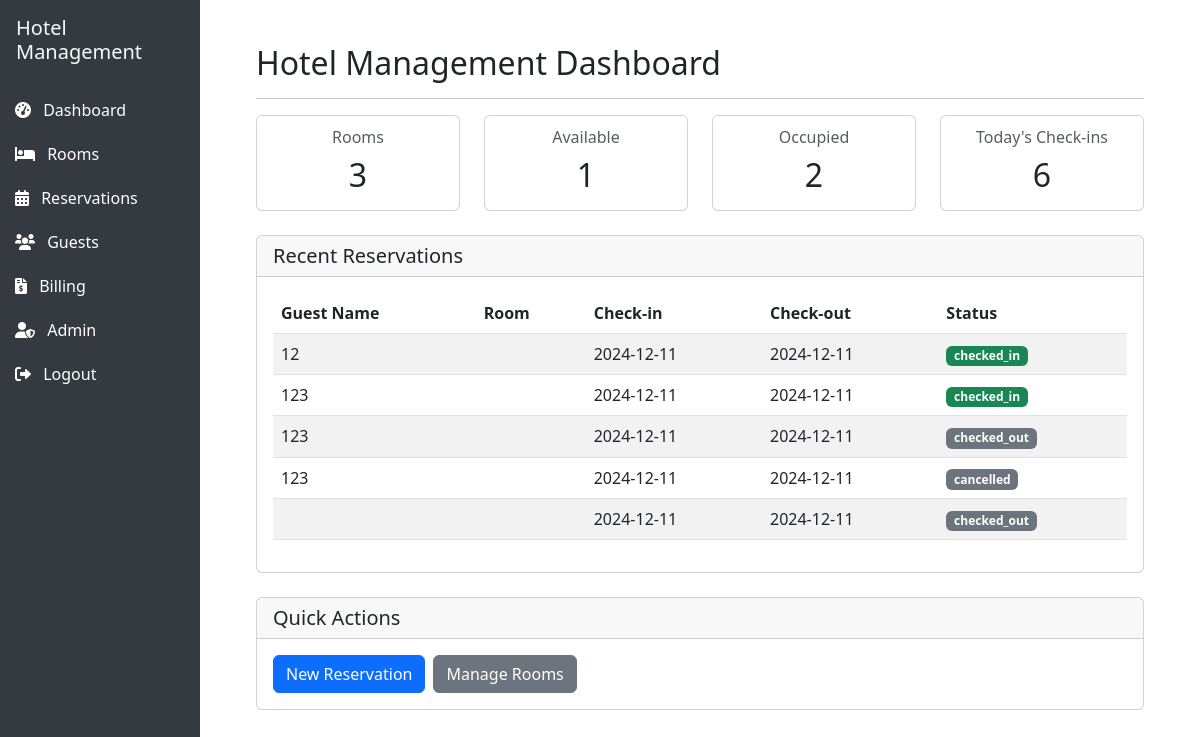
Page /dashboard (signed in) on the earlier database version.
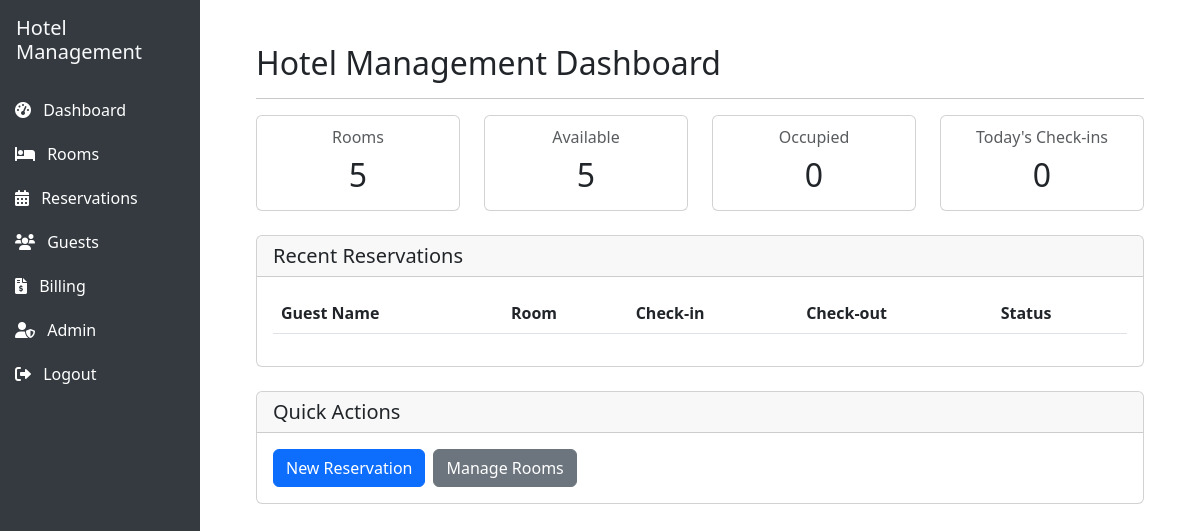
Same page on the later database version.
### models.py (models this page shows, shortened)
class Reservation(db.Model):
    id: Mapped[int] = mapped_column(primary_key=True)
    guest_name: Mapped[str] = mapped_column(nullable=False)
    guest_email: Mapped[Optional[str]] = mapped_column()
    guest_phone: Mapped[Optional[str]] = mapped_column()
    guest_address: Mapped[Optional[str]] = mapped_column()
    id_type: Mapped[Optional[str]] = mapped_column()
    id_number: Mapped[Optional[str]] = mapped_column()
    room_id: Mapped[int] = mapped_column(db.ForeignKey('room.id'), nullable=False)
    check_in: Mapped[datetime] = mapped_column(nullable=False)
    check_out: Mapped[datetime] = mapped_column(nullable=False)
    actual_check_in: Mapped[Optional[datetime]] = mapped_column()
    actual_check_out: Mapped[Optional[datetime]] = mapped_column()
    status: Mapped[str] = mapped_column(default='reserved')
    total_amount: Mapped[float] = mapped_column(nullable=False, default=0.0)
    created_at: Mapped[datetime] = mapped_column(default=datetime.utcnow)
    updated_at: Mapped[datetime] = mapped_column(default=datetime.utcnow, onupdate=datetime.utcnow)
    special_requests: Mapped[Optional[str]] = mapped_column()
    number_of_guests: Mapped[int] = mapped_column(default=1)
    booking_source: Mapped[str] = mapped_column(default='direct')
    booking_notes: Mapped[Optional[str]] = mapped_column()
    is_ota_booking: Mapped[bool] = mapped_column(default=False)
    room: Mapped["Room"] = relationship(back_populates="reservations")
    payments: Mapped[List["Payment"]] = relationship(back_populates="reservation")
    ota_reservation: Mapped[Optional["OTAReservation"]] = relationship(back_populates="reservation", uselist=False)

### app.py (the view)
@app.route('/dashboard')
@login_required
def dashboard():
    try:
        total_rooms = Room.query.count()
        available_rooms = Room.query.filter_by(status='available').count()
        occupied_rooms = Room.query.filter_by(status='occupied').count()
        today = datetime.now().date()
        todays_checkins = Reservation.query.filter(
            func.date(Reservation.check_in) == today
        ).count()
        recent_reservations = Reservation.query.order_by(
            Reservation.id.desc()
        ).limit(5).all()
        return render_template('dashboard.html',
            total_rooms=total_rooms,
            available_rooms=available_rooms,
            occupied_rooms=occupied_rooms,
            todays_checkins=todays_checkins,
            recent_reservations=recent_reservations
        )
    except Exception as e:
        print(f"Dashboard error: {str(e)}")
        return render_template('dashboard.html',
            total_rooms=0,
            available_rooms=0,
            occupied_rooms=0,
            todays_checkins=0,
            recent_reservations=[]
        )

### app.py (called while the page is built)
@login_manager.user_loader
def load_user(user_id):
    return User.query.get(int(user_id))

### templates/dashboard.html (shortened to what this page needs)
{% extends "base.html" %}
{% block content %}
<div class="container-fluid p-4">
    <div class="row">
        <div class="col-12">
            <h2>Hotel Management Dashboard</h2>
            <hr>
        </div>
    </div>
    <div class="row mb-4">
        <div class="col-md-3">
            <div class="card">
                <div class="card-body text-center">
                    <h6 class="card-subtitle mb-2 text-muted">Rooms</h6>
                    <h2 class="card-title mb-0">{{ total_rooms }}</h2>
                </div>
            </div>
        </div>
        <div class="col-md-3">
            <div class="card">
                <div class="card-body text-center">
                    <h6 class="card-subtitle mb-2 text-muted">Available</h6>
                    <h2 class="card-title mb-0">{{ available_rooms }}</h2>
                </div>
            </div>
        </div>
        <div class="col-md-3">
            <div class="card">
                <div class="card-body text-center">
                    <h6 class="card-subtitle mb-2 text-muted">Occupied</h6>
                    <h2 class="card-title mb-0">{{ occupied_rooms }}</h2>
                </div>
            </div>
        </div>
        <div class="col-md-3">
            <div class="card">
                <div class="card-body text-center">
                    <h6 class="card-subtitle mb-2 text-muted">Today's Check-ins</h6>
                    <h2 class="card-title mb-0">{{ todays_checkins }}</h2>
                </div>
            </div>
        </div>
    </div>
    <div class="row">
        <div class="col-12">
            <div class="card">
                <div class="card-header">
                    <h5 class="card-title mb-0">Recent Reservations</h5>
                </div>
                <div class="card-body">
                    <div class="table-responsive">
                        <table class="table table-striped">
                            <thead>
                                <tr>
                                    <th>Guest Name</th>
                                    <th>Room</th>
                                    <th>Check-in</th>
                                    <th>Check-out</th>
                                    <th>Status</th>
                                </tr>
                            </thead>
                            <tbody>
                                {% for res in recent_reservations %}
                                <tr>
                                    <td>{{ res.guest_name }}</td>
                                    <td>{{ res.room_number }}</td>
                                    <td>{{ res.check_in.strftime('%Y-%m-%d') }}</td>
                                    <td>{{ res.check_out.strftime('%Y-%m-%d') }}</td>
                                    <td>
                                        <span class="badge bg-{{ 'success' if res.status == 'checked_in' else 'primary' if res.status == 'reserved' else 'secondary' }}">
                                            {{ res.status }}
                                        </span>
                                    </td>
                                </tr>
                                {% endfor %}
                            </tbody>
                        </table>
                    </div>
                </div>
            </div>
        </div>
    </div>
    <div class="row mt-4">
        <div class="col-12">
            <div class="card">
                <div class="card-header">
                    <h5 class="card-title mb-0">Quick Actions</h5>
                </div>
                <div class="card-body">
                    <div class="d-flex gap-2">
                        <a href="{{ url_for('reservations') }}" class="btn btn-primary">
                            New Reservation
                        </a>
                        <a href="{{ url_for('rooms') }}" class="btn btn-secondary">
                            Manage Rooms
                        </a>
                    </div>
                </div>
            </div>
        </div>
    </div>
</div>
{% endblock %}

### templates/base.html (shortened to what this page needs)
<!DOCTYPE html>
<html lang="en">
<head>
    <link href="https://cdn.jsdelivr.net/npm/bootstrap@5.3.0/dist/css/bootstrap.min.css" rel="stylesheet">
    <link rel="stylesheet" href="https://cdnjs.cloudflare.com/ajax/libs/font-awesome/6.0.0/css/all.min.css">
</head>
<body>
    <div class="container-fluid">
        <div class="row">
            {% if current_user.is_authenticated %}
            <div class="col-md-2 sidebar p-0">
                <div class="p-3">
                    <h5 class="text-light">Hotel Management</h5>
                </div>
                <nav>
                    <ul class="nav flex-column">
                        <li class="nav-item">
                            <a class="nav-link" href="{{ url_for('dashboard') }}">
                                <i class="fas fa-tachometer-alt me-2"></i> Dashboard
                            </a>
                        </li>
                        <li class="nav-item">
                            <a class="nav-link" href="{{ url_for('rooms') }}">
                                <i class="fas fa-bed me-2"></i> Rooms
                            </a>
                        </li>
                        <li class="nav-item">
                            <a class="nav-link" href="{{ url_for('reservations') }}">
                                <i class="fas fa-calendar-alt me-2"></i> Reservations
                            </a>
                        </li>
                        <li class="nav-item">
                            <a class="nav-link" href="{{ url_for('guests') }}">
                                <i class="fas fa-users me-2"></i> Guests
                            </a>
                        </li>
                        <li class="nav-item">
                            <a class="nav-link" href="{{ url_for('billing') }}">
                                <i class="fas fa-file-invoice-dollar me-2"></i> Billing
                            </a>
                        </li>
                        {% if current_user.is_admin %}
                        <li class="nav-item">
                            <a class="nav-link" href="{{ url_for('admin_management') }}">
                                <i class="fas fa-user-shield me-2"></i> Admin
                            </a>
                        </li>
                        {% endif %}
                        <li class="nav-item">
                            <a class="nav-link" href="{{ url_for('logout') }}">
                                <i class="fas fa-sign-out-alt me-2"></i> Logout
                            </a>
                        </li>
                    </ul>
                </nav>
            </div>
            <div class="col-md-10">
            {% else %}
            <div class="col-12">
            {% endif %}
                <div class="content">
                    {% block content %}{% endblock %}
                </div>
            </div>
        </div>
    </div>
</body>
</html>

### templates/base.html (style rules this page uses)
.sidebar { min-height: 100vh; background-color: #343a40; }
.sidebar a { color: #fff; text-decoration: none; padding: 10px 15px; display: block; }
.content { padding: 20px; }
.nav-item { list-style: none; }

Differences in the rows shown:
removed Reservation: guest_name "12", check_in "2024-12-11", check_out "2024-12-11", status "checked_in"
removed Reservation: guest_name "123", check_in "2024-12-11", check_out "2024-12-11", status "checked_in"
removed Reservation: guest_name "123", check_in "2024-12-11", check_out "2024-12-11", status "checked_out"
removed Reservation: guest_name "123", check_in "2024-12-11", check_out "2024-12-11", status "cancelled"
removed Reservation: check_in "2024-12-11", check_out "2024-12-11", status "checked_out"
Other differences:
{{ total_rooms }}: "3" → "5"
{{ available_rooms }}: "1" → "5"
{{ occupied_rooms }}: "2" → "0"
{{ todays_checkins }}: "6" → "0"
